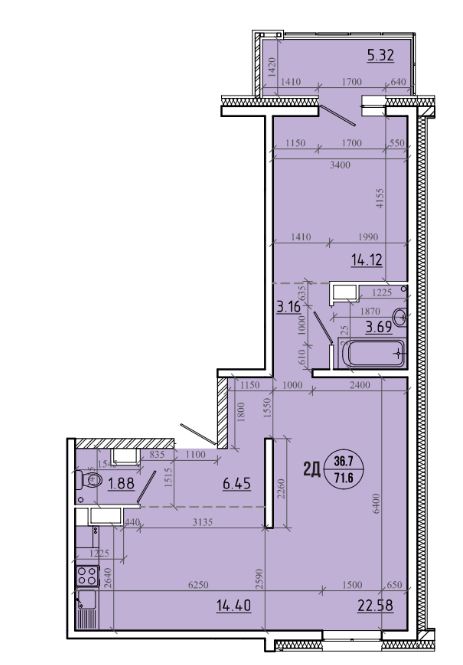
#> input picture Настя/Квартиры/tmp/7.1 2Д.png, 463 x 665 px
$ python -i extract_upper_scheme.py   (imports and definitions only)
#> lines starting #> are read from the running program, lines starting #| are printed output that depends on the picture; after the words box and inside, x2 and y2 are one past the last pixel; in counts of white or black regions, pixels touching at a corner belong together
#> further down, picture is the input picture: PIL image 463x665 RGB; mean R, G, B 219, 213.2, 225.9
#!/usr/bin/env python3
"""
extract_upper_scheme.py

Extract the upper (white-background) floorplan from a PDF page and produce:
 - a cropped PNG of the upper scheme
 - a preview PNG showing crop + polygon + detected openings/door arcs over the page
 - a JSON describing polygon (crop coords and page coords), openings, door arcs

Usage:
    python extract_upper_scheme.py /path/to/page-6.pdf /path/to/outdir

Dependencies:
    pip install pymupdf pillow opencv-python numpy

Notes:
    - The script chooses the top-most large non-white region on the page as the "upper scheme".
    - Coordinates in JSON are pixels (page-level and crop-level). Verify results visually.

"""
import sys
from pathlib import Path
import json
import math

from PIL import Image, ImageDraw
import numpy as np

# require PyMuPDF and OpenCV
try:
    import fitz  # PyMuPDF
except Exception as e:
    raise SystemExit("PyMuPDF (fitz) is required: pip install pymupdf")

try:
    import cv2
except Exception as e:
    raise SystemExit("OpenCV is required: pip install opencv-python")


def find_top_region_and_crop(img_pil, white_thresh=245, min_area=200, pad=20, debug=False):
    """Return crop box (x0,y0,x1,y1) in page pixels for the top-most non-white region."""
#> called with white_thresh = 245, min_area = 200, pad = 20, debug = False
    img_rgb = img_pil.convert("RGB")
    np_img = np.array(img_rgb)
    # luminosity
    brightness = (0.299 * np_img[:, :, 0] + 0.587 * np_img[:, :, 1] + 0.114 * np_img[:, :, 2])
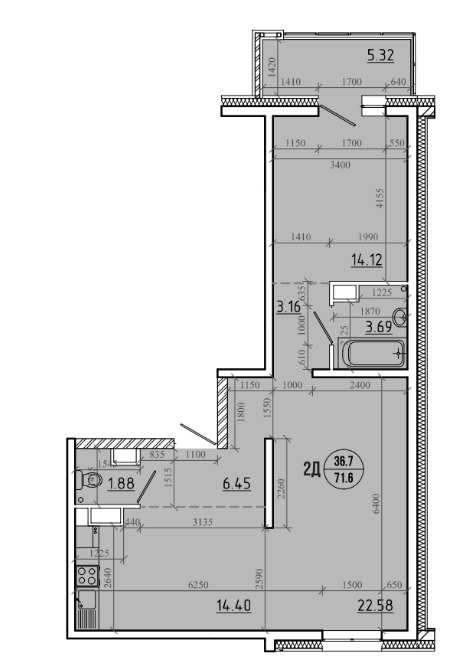
#> brightness: shape (665, 463) float64; min 0.228, max 255, mean 216.4
    nonwhite_mask = (brightness < white_thresh).astype(np.uint8) * 255
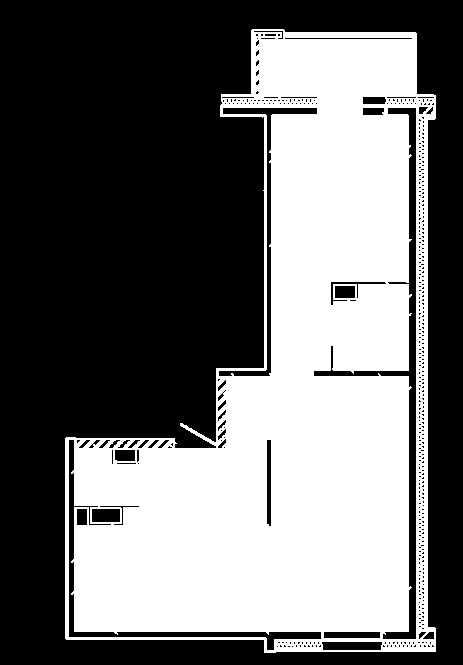
#> nonwhite_mask: shape (665, 463); 43.3% white; 1 white region, box (x1, y1, x2, y2) and area: (65, 29, 436, 653) 133246

    kernel = cv2.getStructuringElement(cv2.MORPH_RECT, (5, 5))
    mask_clean = cv2.morphologyEx(nonwhite_mask, cv2.MORPH_CLOSE, kernel, iterations=2)
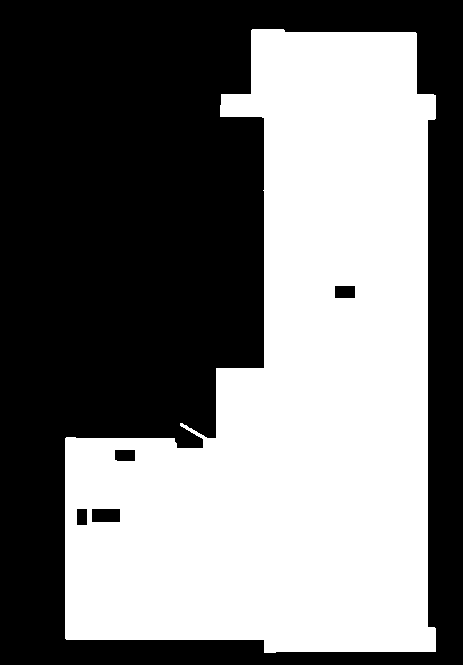
#> mask_clean: shape (665, 463); 47.3% white; 1 white region, box (x1, y1, x2, y2) and area: (65, 29, 436, 653) 145738
    mask_clean = cv2.morphologyEx(mask_clean, cv2.MORPH_OPEN, kernel, iterations=1)
#> mask_clean: shape (665, 463); 47.3% white; 1 white region, box (x1, y1, x2, y2) and area: (65, 29, 436, 653) 145638

    num_labels, labels, stats, centroids = cv2.connectedComponentsWithStats(mask_clean, connectivity=8)
#> num_labels = 2; stats = [[0, 0, 463, 665, 162257], [65, 29, 371, 624, 145638]]; centroids = [[175.3, 276], [293.1, 394.4]]
    candidates = []
    for i in range(1, num_labels):
        x, y, ww, hh, area = stats[i]
        cx, cy = centroids[i]
        if area < min_area:
            continue
        candidates.append({"label": int(i), "bbox": [int(x), int(y), int(ww), int(hh)], "area": int(area), "centroid": [float(cx), float(cy)]})
#> this loop made 1 pass
#> (x, y, ww, hh, area, cx, cy) on pass 1: (65, 29, 371, 624, 145638, 293.1, 394.4)
#> after the loop, candidates = 1 item

    if not candidates:
        raise RuntimeError("No non-white regions found on page. Adjust white_thresh or check PDF rendering.")

    # choose the candidate with smallest centroid y (uppermost)
    candidates_sorted = sorted(candidates, key=lambda c: c["centroid"][1])
#> candidates_sorted = 1 item
    top = candidates_sorted[0]
#> top = {'label': 1, 'bbox': [65, 29, 371, 624], 'area': 145638, 'centroid': [293.1, 394.4]}
    x, y, ww, hh = top["bbox"]
    x0 = max(0, x - pad)
#> x0 = 45
    y0 = max(0, y - pad)
#> y0 = 9
    x1 = min(img_rgb.size[0], x + ww + pad)
#> x1 = 456
    y1 = min(img_rgb.size[1], y + hh + pad)
#> y1 = 665
    if debug:
        print(f"Top candidate bbox: {top['bbox']}, crop=({x0},{y0},{x1},{y1})")
    return (x0, y0, x1, y1)


# [169 lines left out: functions extract_contours_from_crop, detect_door_arcs, make_preview_images, main, not called in this run]


# [2 lines not run here, left out]

>>> from PIL import Image
>>> picture = Image.open('7.1 2Д.png')
>>> result = find_top_region_and_crop(picture)
#> result = (45, 9, 456, 665)
